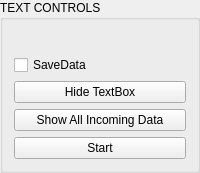
       <widget class="QGroupBox" name="gridGroupBox">
        <property name="minimumSize">
         <size>
          <width>0</width>
          <height>80</height>
         </size>
        </property>
        <property name="title">
         <string>TEXT CONTROLS</string>
        </property>
        <layout class="QGridLayout" name="TextControlsBox">
         <item row="0" column="1">
          <layout class="QVBoxLayout" name="verticalLayout">
           <item>
            <layout class="QVBoxLayout" name="verticalLayout_4">
             <item>
              <layout class="QVBoxLayout" name="verticalLayout_5">
               <item>
                <widget class="QTextEdit" name="textEdit_2">
                 <property name="sizePolicy">
                  <sizepolicy hsizetype="Ignored" vsizetype="Ignored">
                   <horstretch>0</horstretch>
                   <verstretch>0</verstretch>
                  </sizepolicy>
                 </property>
                 <property name="verticalScrollBarPolicy">
                  <enum>Qt::ScrollBarAlwaysOff</enum>
                 </property>
                 <property name="horizontalScrollBarPolicy">
                  <enum>Qt::ScrollBarAlwaysOff</enum>
                 </property>
                 <property name="html">
                  <string>&lt;!DOCTYPE HTML PUBLIC &quot;-//W3C//DTD HTML 4.0//EN&quot; &quot;http://www.w3.org/TR/REC-html40/strict.dtd&quot;&gt;
&lt;html&gt;&lt;head&gt;&lt;meta name=&quot;qrichtext&quot; content=&quot;1&quot; /&gt;&lt;style type=&quot;text/css&quot;&gt;
p, li { white-space: pre-wrap; }
&lt;/style&gt;&lt;/head&gt;&lt;body style=&quot; font-family:'Ubuntu'; font-size:11pt; font-weight:400; font-style:normal;&quot;&gt;
&lt;p style=&quot; margin-top:0px; margin-bottom:0px; margin-left:0px; margin-right:0px; -qt-block-indent:0; text-indent:0px;&quot;&gt;Name&lt;/p&gt;
&lt;p style=&quot;-qt-paragraph-type:empty; margin-top:0px; margin-bottom:0px; margin-left:0px; margin-right:0px; -qt-block-indent:0; text-indent:0px;&quot;&gt;&lt;br /&gt;&lt;/p&gt;&lt;/body&gt;&lt;/html&gt;</string>
                 </property>
                </widget>
               </item>
               <item>
                <widget class="QLineEdit" name="namelineedit">
                 <property name="sizePolicy">
                  <sizepolicy hsizetype="Ignored" vsizetype="Ignored">
                   <horstretch>0</horstretch>
                   <verstretch>0</verstretch>
                  </sizepolicy>
                 </property>
                </widget>
               </item>
              </layout>
             </item>
             <item>
              <layout class="QVBoxLayout" name="verticalLayout_6">
               <item>
                <widget class="QTextEdit" name="textEdit_3">
                 <property name="sizePolicy">
                  <sizepolicy hsizetype="Ignored" vsizetype="Ignored">
                   <horstretch>0</horstretch>
                   <verstretch>0</verstretch>
                  </sizepolicy>
                 </property>
                 <property name="html">
                  <string>&lt;!DOCTYPE HTML PUBLIC &quot;-//W3C//DTD HTML 4.0//EN&quot; &quot;http://www.w3.org/TR/REC-html40/strict.dtd&quot;&gt;
&lt;html&gt;&lt;head&gt;&lt;meta name=&quot;qrichtext&quot; content=&quot;1&quot; /&gt;&lt;style type=&quot;text/css&quot;&gt;
p, li { white-space: pre-wrap; }
&lt;/style&gt;&lt;/head&gt;&lt;body style=&quot; font-family:'Ubuntu'; font-size:11pt; font-weight:400; font-style:normal;&quot;&gt;
&lt;p style=&quot; margin-top:0px; margin-bottom:0px; margin-left:0px; margin-right:0px; -qt-block-indent:0; text-indent:0px;&quot;&gt;Age&lt;/p&gt;&lt;/body&gt;&lt;/html&gt;</string>
                 </property>
                </widget>
               </item>
               <item>
                <widget class="QLineEdit" name="AgeLneEDit">
                 <property name="sizePolicy">
                  <sizepolicy hsizetype="Ignored" vsizetype="Ignored">
                   <horstretch>0</horstretch>
                   <verstretch>0</verstretch>
                  </sizepolicy>
                 </property>
                </widget>
               </item>
              </layout>
             </item>
            </layout>
           </item>
           <item>
            <widget class="QCheckBox" name="SaveCheckBox">
             <property name="text">
              <string>SaveData</string>
             </property>
            </widget>
           </item>
           <item>
            <widget class="QPushButton" name="pushButton_TextEditHide">
             <property name="text">
              <string>Hide TextBox</string>
             </property>
             <property name="checkable">
              <bool>true</bool>
             </property>
             <property name="checked">
              <bool>false</bool>
             </property>
            </widget>
           </item>
           <item>
            <widget class="QPushButton" name="pushButton_ShowallData">
             <property name="text">
              <string>Show All Incoming Data</string>
             </property>
             <property name="checkable">
              <bool>true</bool>
             </property>
            </widget>
           </item>
           <item>
            <widget class="QPushButton" name="SaveCsv">
             <property name="text">
              <string>Start</string>
             </property>
            </widget>
           </item>
          </layout>
         </item>
        </layout>
       </widget>
